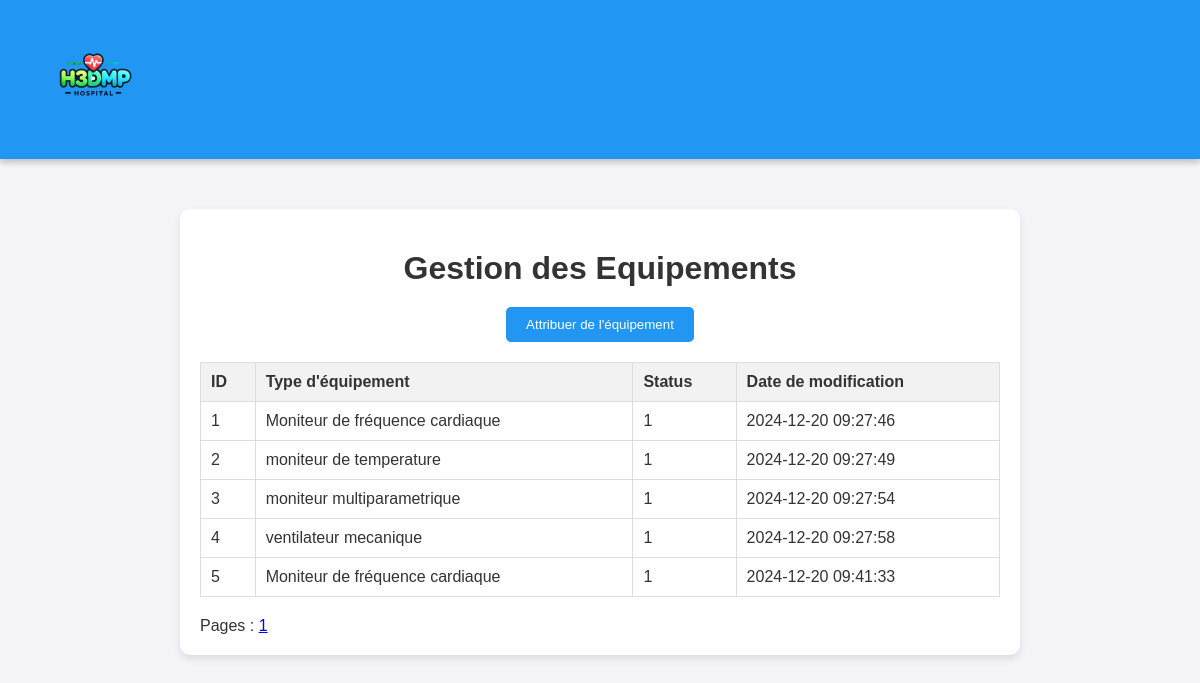
The page /views/equipements on the database its author committed.
### tables this page shows
CREATE TABLE IF NOT EXISTS `equipement_intensif` (
  `equipement_id` int(11) NOT NULL AUTO_INCREMENT,
  `type_equipement` varchar(255) DEFAULT NULL,
  `disponible` tinyint(1) DEFAULT 1,
  `date_modification` datetime DEFAULT current_timestamp(),
  PRIMARY KEY (`equipement_id`)
);

### controllers/EquipementController.php (called while the page is built, shortened)
<?php
require_once __DIR__ . '/../models/Modele.php';
require_once __DIR__ . '/../models/Equipement.php';
class EquipementController {
    private $equipement;
    public function __construct() {
        $modele = new Modele();
        $this->equipement = new Equipement($modele->getBdd());
    }
    public function paginateEquipements($page, $limit = 30) {
        $offset = $limit * ($page - 1);
        $equipements = $this->equipement->paginate($offset, $limit);
        return $equipements;
    }
    public function countEquipements() {
        $equipement = $this->equipement->getCount();
        return $equipement;
    }
    public function getMaxPages($limit = 30) {
        $count = (int) $this->countEquipements();
        $pages = ceil($count / $limit);
        return $pages;
    }
}
?>

### models/Modele.php (called while the page is built, shortened)
<?php
class Modele {
  private static $bdd;
  public static function getBdd($database = 'db_soins_intensifs') {
    if (self::$bdd === null) {
      try {
        self::$bdd = new PDO(
          'mysql:host=localhost:3307;dbname=' . $database . ';charset=utf8',
          'root',
          ''
        );
        self::$bdd->setAttribute(PDO::ATTR_ERRMODE, PDO::ERRMODE_EXCEPTION);
      } catch (Exception $e) {
        die('Erreur : ' . $e->getMessage());
      }
    }
    return self::$bdd;
  }
}
?>

### models/Equipement.php (called while the page is built, shortened)
<?php
require_once __DIR__ . '/../models/Modele.php';
class Equipement {
    private $db;
    public function __construct($db) {
        $this->db = $db;
    }
    public function paginate($offset, $limit) {
        $offset = (int) $offset;
        $limit = (int) $limit;
        $sql = "SELECT * FROM equipement_intensif LIMIT $offset, $limit";
        $stmt = $this->db->prepare($sql);
        $stmt->execute();
        return $stmt->fetchAll(PDO::FETCH_ASSOC);
    }
    public function getCount() {
        $sql = "SELECT COUNT(*) as total FROM equipement_intensif";
        $stmt = $this->db->prepare($sql);
        $stmt->execute();
        $result = $stmt->fetch(PDO::FETCH_ASSOC);
        return (int) $result['total'];
    }
}
?>

### views/equipements/index.php (the view, shortened to what this page needs)
<?php
require_once '../../models/Modele.php';
require_once '../../controllers/EquipementController.php';
$currentPage = isset($_GET['page']) && $_GET['page'] >= 1 ? $_GET['page'] : 1;
$equipementController = new EquipementController();
$equipements = $equipementController->paginateEquipements($currentPage);
?>
<?php
    require_once '../../models/Modele.php';
    require_once '../../controllers/EquipementController.php';
?>
<!DOCTYPE html>
<html lang="fr">
<head>
    <link rel="stylesheet" href="../../css/style.css">
</head>
<header class="navbar">
    <div class="logo">
      <a href="../../index.php">
        <img src="../../assets/logo.png" alt="H3DMP Logo">
      </a>
    </div>
  </header>
<body>
    <div class="containerLit">
        <h1>Gestion des Equipements</h1>
        <button id="addBedBtn">Attribuer de l'équipement</button>
        <table>
            <thead>
            <tr>
                <th>ID</th>
                <th>Type d'équipement</th>
                <th>Status</th>
                <th>Date de modification</th>
            </tr>
            </thead>
            <tr id="bedList">
            <?php
                $currentPage = isset($_GET['page']) && $_GET['page'] >= 1 ? $_GET['page'] : 1;
                $equipementController = new EquipementController();
                $equipements = $equipementController->paginateEquipements($currentPage);
                $pages = $equipementController->getMaxPages();
                foreach ($equipements as $equipement) {
                    echo "<tr id='bedList'>";
                    echo "<td>" . $equipement['equipement_id'] . "</td>";
                    echo "<td>" . $equipement['type_equipement'] . "</td>";
                    echo "<td>" . $equipement['disponible'] . "</td>";
                    echo "<td>" . $equipement['date_modification'] . "</td>";
                    echo "</tr>";
                }
            ?>
            </tr>
        </table>
        <div class="pagination">
            <?php
                echo "Pages : ";
                for ($i = 1; $i <= $pages; $i++) {
                    echo "<a href='?page=$i'>$i</a> ";
                }
            ?>
    </div>
</body>
</html>

### css/style.css (style rules this page uses)
body { margin: 0; font-family: Arial, sans-serif; background-color: #cfcfcf; }
.navbar { display: flex; justify-content: space-between; align-items: center; background-color: #2196F3; padding: 15px 30px; box-shadow: 0 4px 6px rgba(0, 0, 0, 0.2); }
.navbar .logo img { height: 125px; }
.containerLit { margin: 50px auto; padding: 20px; background-color: white; border-radius: 10px; box-shadow: 0 4px 8px rgba(0, 0, 0, 0.1); max-width: 800px; }
.containerLit h1 { text-align: center; margin-bottom: 20px; font-size: 2rem; }
#addBedBtn { display: block; margin: 0 auto 20px auto; padding: 10px 20px; background-color: #2196F3; color: white; border: none; border-radius: 5px; cursor: pointer; transition: background-color 0.3s; }
table { width: 100%; border-collapse: collapse; margin-bottom: 20px; }
table th, table td { padding: 10px; border: 1px solid #ddd; text-align: left; }
table th { background-color: #f2f2f2; }
body { font-family: Arial, sans-serif; background-color: #f4f4f4; margin: 0; padding: 0; }
h1 { display: flex; color: #333; justify-content: center; }
body { font-family: Arial, sans-serif; background-color: #f4f4f9; color: #333; margin: 0; padding: 0; }

### rows shown on the page
equipement_intensif: equipement_id "1", type_equipement "Moniteur de fréquence cardiaque", disponible "1", date_modification "2024-12-20 09:27:46"
equipement_intensif: equipement_id "2", type_equipement "moniteur de temperature", disponible "1", date_modification "2024-12-20 09:27:49"
equipement_intensif: equipement_id "3", type_equipement "moniteur multiparametrique", disponible "1", date_modification "2024-12-20 09:27:54"
equipement_intensif: equipement_id "4", type_equipement "ventilateur mecanique", disponible "1", date_modification "2024-12-20 09:27:58"
equipement_intensif: equipement_id "5", type_equipement "Moniteur de fréquence cardiaque", disponible "1", date_modification "2024-12-20 09:41:33"
